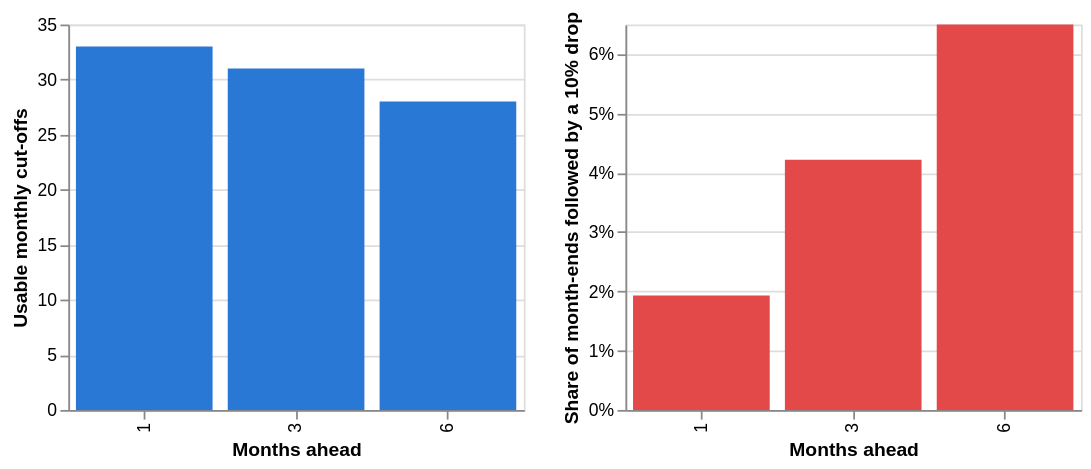

The cell this chart's notebook holds for it:
### Code cell
cutoff_chart = (
    alt.Chart(tradeoff)
    .mark_bar(color="#2a78d6")
    .encode(
        x=alt.X("horizon_months:O", title="Months ahead"),
        y=alt.Y("usable_cutoffs:Q", title="Usable monthly cut-offs"),
        tooltip=["horizon_months", "usable_cutoffs", "examples"],
    )
    .properties(width=260, height=220)
)
drop_chart = (
    alt.Chart(tradeoff)
    .mark_bar(color="#e34948")
    .encode(
        x=alt.X("horizon_months:O", title="Months ahead"),
        y=alt.Y(
            "share_drop_10pct:Q",
            title="Share of month-ends followed by a 10% drop",
            axis=alt.Axis(format="%"),
        ),
        tooltip=["horizon_months", "share_drop_10pct", "median_abs_relative_change"],
    )
    .properties(width=260, height=220)
)
alt.hconcat(cutoff_chart, drop_chart)

### Figure 1 — Vega-Lite specification as saved in the notebook (floating-point values rounded to 4 significant figures)
{"config": {"view": {"continuousWidth": 300, "continuousHeight": 300}}, "hconcat": [{"mark": {"type": "bar", "color": "#2a78d6"}, "encoding": {"tooltip": [{"field": "horizon_months", "type": "quantitative"}, {"field": "usable_cutoffs", "type": "quantitative"}, {"field": "examples", "type": "quantitative"}], "x": {"field": "horizon_months", "title": "Months ahead", "type": "ordinal"}, "y": {"field": "usable_cutoffs", "title": "Usable monthly cut-offs", "type": "quantitative"}}, "height": 220, "width": 260}, {"mark": {"type": "bar", "color": "#e34948"}, "encoding": {"tooltip": [{"field": "horizon_months", "type": "quantitative"}, {"field": "share_drop_10pct", "type": "quantitative"}, {"field": "median_abs_relative_change", "type": "quantitative"}], "x": {"field": "horizon_months", "title": "Months ahead", "type": "ordinal"}, "y": {"axis": {"format": "%"}, "field": "share_drop_10pct", "title": "Share of month-ends followed by a 10% drop", "type": "quantitative"}}, "height": 220, "width": 260}], "data": {"name": "data-7348e0a83d083c160eb6d27fc5ba1114"}, "$schema": "https://vega.github.io/schema/vega-lite/v5.20.1.json", "datasets": {"data-7348e0a83d083c160eb6d27fc5ba1114": [{"horizon_months": 1, "usable_cutoffs": 33, "examples": 1270284, "persistence_mae": 3469.0, "median_abs_relative_change": 0.0111, "share_drop_10pct": 0.0193}, {"horizon_months": 3, "usable_cutoffs": 31, "examples": 1193334, "persistence_mae": 6020.0, "median_abs_relative_change": 0.0193, "share_drop_10pct": 0.0422}, {"horizon_months": 6, "usable_cutoffs": 28, "examples": 1077883, "persistence_mae": 8548.0, "median_abs_relative_change": 0.0275, "share_drop_10pct": 0.065}]}}
